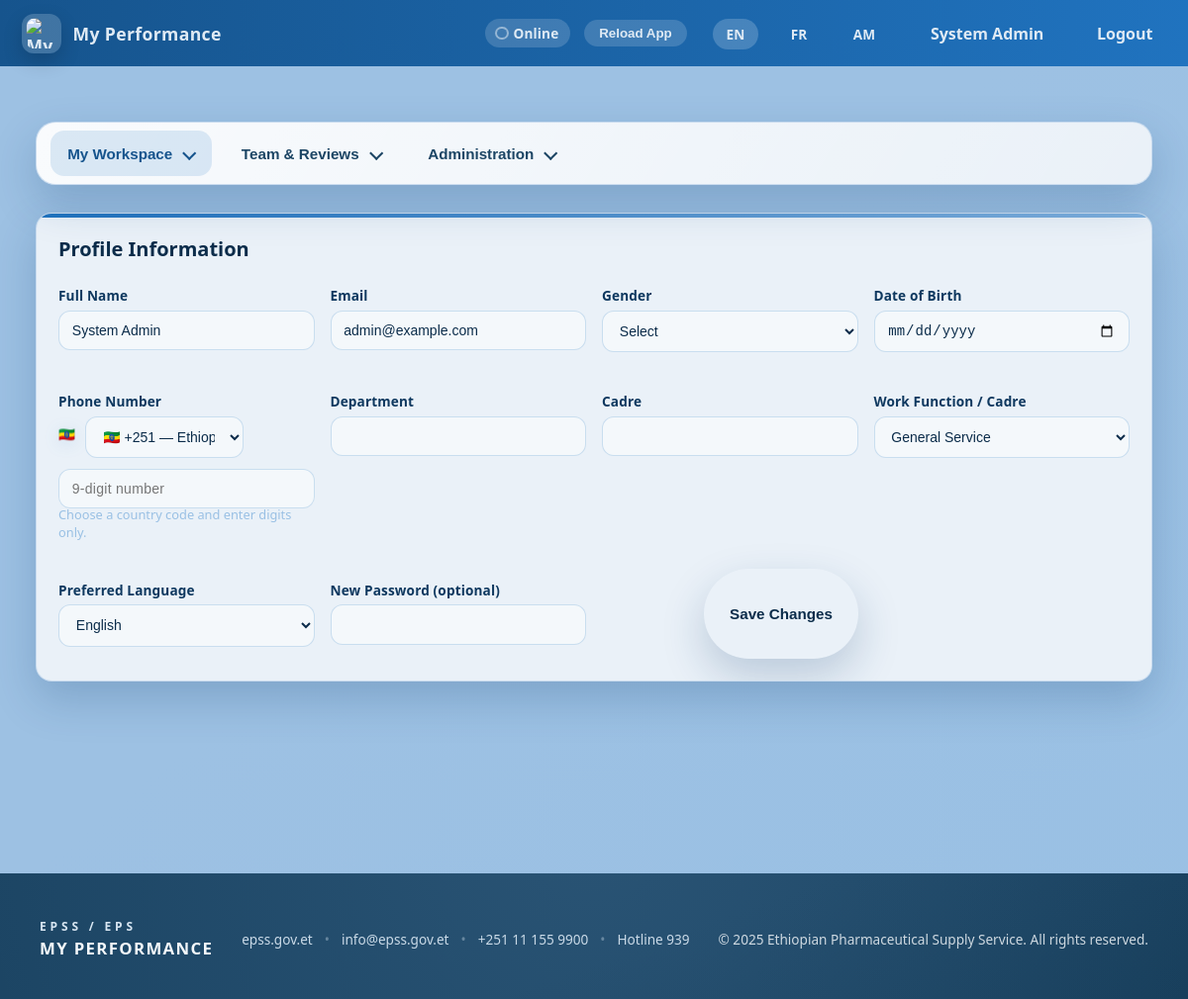
The app's page /profile.php (signed in) with its own data.
### tables this page shows
CREATE TABLE site_config (
  id INT PRIMARY KEY,
  site_name VARCHAR(200) NULL,
  landing_text TEXT NULL,
  address VARCHAR(255) NULL,
  contact VARCHAR(255) NULL,
  logo_path VARCHAR(255) NULL,
  footer_org_name VARCHAR(255) NULL,
  footer_org_short VARCHAR(100) NULL,
  footer_website_label VARCHAR(255) NULL,
  footer_website_url VARCHAR(255) NULL,
  footer_email VARCHAR(255) NULL,
  footer_phone VARCHAR(255) NULL,
  footer_hotline_label VARCHAR(255) NULL,
  footer_hotline_number VARCHAR(50) NULL,
  footer_rights VARCHAR(255) NULL,
  google_oauth_enabled TINYINT(1) NOT NULL DEFAULT 0,
  google_oauth_client_id VARCHAR(255) NULL,
  google_oauth_client_secret VARCHAR(255) NULL,
  microsoft_oauth_enabled TINYINT(1) NOT NULL DEFAULT 0,
  microsoft_oauth_client_id VARCHAR(255) NULL,
  microsoft_oauth_client_secret VARCHAR(255) NULL,
  microsoft_oauth_tenant VARCHAR(255) NULL,
  color_theme VARCHAR(50) NOT NULL DEFAULT 'light',
  brand_color VARCHAR(7) NULL,
  enabled_locales TEXT NULL,
  smtp_enabled TINYINT(1) NOT NULL DEFAULT 0,
  smtp_host VARCHAR(255) NULL,
  smtp_port INT NULL,
  smtp_username VARCHAR(255) NULL,
  smtp_password VARCHAR(255) NULL,
  smtp_encryption VARCHAR(10) NOT NULL DEFAULT 'none',
  smtp_from_email VARCHAR(255) NULL,
  smtp_from_name VARCHAR(255) NULL,
  smtp_timeout INT NULL
);

CREATE TABLE users (
  id INT AUTO_INCREMENT PRIMARY KEY,
  username VARCHAR(100) UNIQUE NOT NULL,
  password VARCHAR(255) NOT NULL,
  role ENUM('admin','supervisor','staff') NOT NULL DEFAULT 'staff',
  full_name VARCHAR(200) NULL,
  email VARCHAR(200) NULL,
  gender ENUM('female','male','other','prefer_not_say') DEFAULT NULL,
  date_of_birth DATE NULL,
  phone VARCHAR(50) NULL,
  department VARCHAR(150) NULL,
  cadre VARCHAR(150) NULL,
  work_function ENUM('finance','general_service','hrm','ict','leadership_tn','legal_service','pme','quantification','records_documentation','security_driver','security','tmd','wim','cmd','communication','dfm','driver','ethics') NOT NULL DEFAULT 'general_service',
  profile_completed TINYINT(1) NOT NULL DEFAULT 0,
  language VARCHAR(5) NOT NULL DEFAULT 'en',
  account_status ENUM('pending','active','disabled') NOT NULL DEFAULT 'active',
  next_assessment_date DATE NULL,
  first_login_at DATETIME NULL,
  approved_by INT NULL,
  approved_at DATETIME NULL,
  sso_provider VARCHAR(50) NULL,
  created_at TIMESTAMP DEFAULT CURRENT_TIMESTAMP,
  FOREIGN KEY (approved_by) REFERENCES users(id) ON DELETE SET NULL
);

### profile.php (the view, shortened to what the rows shown need)
<?php
require_once __DIR__ . '/config.php';
refresh_current_user($pdo);
$locale = ensure_locale();
$cfg = get_site_config($pdo);
$workFunctionOptions = work_function_choices($pdo);
?>
<!doctype html><html lang="<?=htmlspecialchars($locale, ENT_QUOTES, 'UTF-8')?>" data-base-url="<?=htmlspecialchars(BASE_URL, ENT_QUOTES, 'UTF-8')?>"><head>
<link rel="stylesheet" href="<?=asset_url('assets/css/material.css')?>">
<link rel="stylesheet" href="<?=asset_url('assets/css/styles.css')?>">
</head><body class="<?=htmlspecialchars(site_body_classes($cfg), ENT_QUOTES, 'UTF-8')?>" style="<?=htmlspecialchars(site_body_style($cfg), ENT_QUOTES, 'UTF-8')?>">
<?php include __DIR__.'/templates/header.php'; ?>
<section class="md-section">
  <div class="md-card md-elev-2">
    <h2 class="md-card-title"><?=t($t,'profile_information','Profile Information')?></h2>
    <form method="post" class="md-form-grid" action="<?=htmlspecialchars(url_for('profile.php'), ENT_QUOTES, 'UTF-8')?>">
      <label class="md-field">
        <span><?=t($t,'full_name','Full Name')?></span>
        <input name="full_name" value="<?=htmlspecialchars($user['full_name'] ?? '')?>" required>
      </label>
      <label class="md-field">
        <span><?=t($t,'email','Email')?></span>
        <input name="email" type="email" value="<?=htmlspecialchars($user['email'] ?? '')?>" required>
      </label>
      <label class="md-field">
        <span><?=t($t,'gender','Gender')?></span>
        <select name="gender" required>
          <?php $gval = $user['gender'] ?? ''; ?>
          <option value="" disabled <?= $gval ? '' : 'selected' ?>><?=t($t,'select_option','Select')?></option>
        </select>
      </label>
      <label class="md-field">
        <span><?=t($t,'work_function','Work Function / Cadre')?></span>
        <select name="work_function" required>
          <?php $wval = $user['work_function'] ?? ''; ?>
          <?php foreach ($workFunctionOptions as $function => $label): ?>
            <option value="<?=$function?>" <?=$wval===$function?'selected':''?>><?=htmlspecialchars($label ?? $function, ENT_QUOTES, 'UTF-8')?></option>
          <?php endforeach; ?>
        </select>
      </label>
    </form>
  </div>
</section>
<?php include __DIR__.'/templates/footer.php'; ?>
</body></html>

### templates/header.php (shortened to what the rows shown need)
<?php
require_once __DIR__ . '/../config.php';
$locale = ensure_locale();
$t = load_lang($locale);
$cfg = get_site_config($pdo);
$user = current_user();
$logoUrl = site_logo_url($cfg);
$logoPathSmall = htmlspecialchars($logoUrl, ENT_QUOTES, 'UTF-8');
$siteTitle = htmlspecialchars($cfg['site_name'] ?? 'My Performance');
$siteLogoAlt = htmlspecialchars($cfg['site_name'] ?? 'Logo', ENT_QUOTES, 'UTF-8');
$availableLocales = available_locales();
?>
<header class="md-appbar md-elev-2">
  <div class="md-appbar-title">
    <img src="<?=$logoPathSmall?>" alt="<?=$siteLogoAlt?>" class="md-appbar-logo" loading="lazy">
    <span><?=$siteTitle?></span>
  </div>
  <nav class="md-appbar-actions">
    <div
      class="md-status-indicator"
      data-status-indicator
      data-online-text="<?=htmlspecialchars(t($t, 'status_online', 'Online'), ENT_QUOTES, 'UTF-8')?>"
      data-offline-text="<?=htmlspecialchars(t($t, 'status_offline', 'Offline'), ENT_QUOTES, 'UTF-8')?>"
      role="status"
      aria-live="polite"
      aria-atomic="true"
    >
      <span class="md-status-dot" aria-hidden="true"></span>
      <span class="md-status-label"><?=htmlspecialchars(t($t, 'status_online', 'Online'), ENT_QUOTES, 'UTF-8')?></span>
    </div>
    <button type="button" class="md-appbar-button" id="appbar-reload-btn">
      <?=htmlspecialchars(t($t, 'reload_app', 'Reload App'), ENT_QUOTES, 'UTF-8')?>
    </button>
    <div class="md-lang-switch">
      <?php foreach ($availableLocales as $loc): ?>
        <a href="<?=htmlspecialchars(url_for('set_lang.php?lang=' . $loc), ENT_QUOTES, 'UTF-8')?>" class="<?=($locale === $loc) ? 'active' : ''?>"><?=strtoupper($loc)?></a>
      <?php endforeach; ?>
    </div>
    <a href="<?=htmlspecialchars(url_for('profile.php'), ENT_QUOTES, 'UTF-8')?>" class="md-appbar-link"><?=htmlspecialchars($user['full_name'] ?? $user['username'] ?? 'Profile')?></a>
    <a href="<?=htmlspecialchars(url_for('logout.php'), ENT_QUOTES, 'UTF-8')?>" class="md-appbar-link"><?=t($t, 'logout', 'Logout')?></a>
  </nav>
</header>
<div class="md-shell">
<main class="md-main">

### templates/footer.php (shortened to what the rows shown need)
<?php
require_once __DIR__ . '/../config.php';
$locale = ensure_locale();
$t = load_lang($locale);
$cfg = get_site_config($pdo);
$siteTitle = htmlspecialchars($cfg['site_name'] ?? t($t, 'footer_default_site', 'Ethiopian Pharmaceutical Supply Service'), ENT_QUOTES, 'UTF-8');
$orgName = htmlspecialchars(($cfg['footer_org_name'] ?? null) ?: t($t, 'footer_org', 'Ethiopian Pharmaceutical Supply Service'), ENT_QUOTES, 'UTF-8');
$orgShort = htmlspecialchars(($cfg['footer_org_short'] ?? null) ?: t($t, 'footer_org_short', 'EPSS / EPS'), ENT_QUOTES, 'UTF-8');
$rights = htmlspecialchars(($cfg['footer_rights'] ?? null) ?: t($t, 'footer_rights', 'All rights reserved.'), ENT_QUOTES, 'UTF-8');
$websiteLabelRaw = ($cfg['footer_website_label'] ?? null) ?: 'epss.gov.et';
$websiteLabel = htmlspecialchars($websiteLabelRaw, ENT_QUOTES, 'UTF-8');
$websiteUrlRaw = ($cfg['footer_website_url'] ?? null) ?: 'https://epss.gov.et';
$websiteUrl = htmlspecialchars($websiteUrlRaw, ENT_QUOTES, 'UTF-8');
$emailRaw = ($cfg['footer_email'] ?? null) ?: 'info@epss.gov.et';
$email = htmlspecialchars($emailRaw, ENT_QUOTES, 'UTF-8');
$phoneRaw = ($cfg['footer_phone'] ?? null) ?: '+251 11 155 9900';
$phone = htmlspecialchars($phoneRaw, ENT_QUOTES, 'UTF-8');
$phoneHref = htmlspecialchars('tel:' . preg_replace('/[^0-9+#*]/', '', (string)$phoneRaw), ENT_QUOTES, 'UTF-8');
$hotlineLabelRaw = ($cfg['footer_hotline_label'] ?? null) ?: 'Hotline 939';
$hotlineLabel = htmlspecialchars($hotlineLabelRaw, ENT_QUOTES, 'UTF-8');
$hotlineNumberSource = ($cfg['footer_hotline_number'] ?? null) ?: $hotlineLabelRaw;
$hotlineNumber = preg_replace('/[^0-9+#*]/', '', (string)$hotlineNumberSource);
$hotlineHref = htmlspecialchars('tel:' . $hotlineNumber, ENT_QUOTES, 'UTF-8');
$currentYear = date('Y');
?>
</main>
</div>
<footer class="md-footer">
  <div class="md-footer-inner">
    <div class="md-footer-brand">
      <span class="md-footer-brand-short"><?=$orgShort?></span>
      <span class="md-footer-brand-name"><?=$siteTitle?></span>
    </div>
    <div class="md-footer-links">
      <a href="<?=$websiteUrl?>" target="_blank" rel="noopener noreferrer"><?=$websiteLabel?></a>
      <span>•</span>
      <a href="mailto:<?=$email?>"><?=$email?></a>
      <span>•</span>
      <a href="<?=$phoneHref?>"><?=$phone?></a>
      <span>•</span>
      <a href="<?=$hotlineHref?>"><?=$hotlineLabel?></a>
    </div>
    <div class="md-footer-meta">&copy; <?=$currentYear?> <?=$orgName?>. <?=$rights?></div>
  </div>
</footer>

### records on screen
site_config: site_name "My Performance", footer_org_short "EPSS / EPS", site_name "MY PERFORMANCE", footer_website_label "epss.gov.et", footer_email "info@epss.gov.et", footer_phone "+251 11 155 9900", footer_hotline_label "Hotline 939", footer_org_name "Ethiopian Pharmaceutical Supply Service", footer_rights "All rights reserved."
users: full_name "System Admin", email "admin@example.com", gender "Select", work_function "General Service"

### other values on screen
t($t, 'reload_app', 'Reload App') "Reload App"
$loc "EN"
$loc "FR"
$loc "AM"
t($t, 'logout', 'Logout') "Logout"
t($t, 'my_workspace', 'My Workspace') "My Workspace"
t($t, 'team_navigation', 'Team & Reviews') "Team & Reviews"
t($t, 'admin_navigation', 'Administration') "Administration"
t($t,'profile_information','Profile Information') "Profile Information"
t($t,'full_name','Full Name') "Full Name"
t($t,'email','Email') "Email"
t($t,'gender','Gender') "Gender"
t($t,'date_of_birth','Date of Birth') "Date of Birth"
t($t,'phone','Phone Number') "Phone Number"
$phoneFlagValue "🇪🇹"
